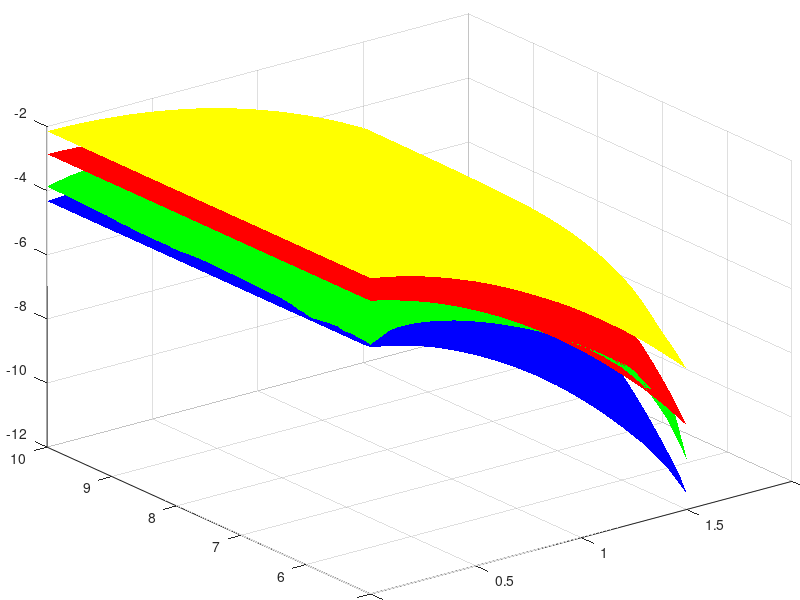

The MATLAB script that drew this image:
clc;clear;

%% load file
xy = csvread('./systemic_mesh.csv', 1, 0);
smc_no = csvread('./systemic_mesh_result_fntsmc_noobs.csv', 1, 0);
smc_o = csvread('./systemic_mesh_result_fntsmc_obs.csv', 1, 0);
rl_no = csvread('./systemic_mesh_result_rl_noobs.csv', 1, 0);
rl_o = csvread('./systemic_mesh_result_rl_obs.csv', 1, 0);

fx = xy(:, 1);
fy = xy(:, 5);

%% plot

set(gca, 'LooseInset', [0.01, 0.01, 0.01, 0.01]);
[x, y] = meshgrid(linspace(min(fx), max(fx), 50),linspace(min(fy), max(fy), 50));

% smc no obs
figure(1);
fz1 = smc_no(:, 1);
z = griddata(fx, fy, fz1, x, y);
mesh(x, y, z, 'facecolor', 'b', 'EdgeColor', 'none'); hold on;

% smc obs
fz2 = smc_o(:, 1);
z = griddata(fx, fy, fz2, x, y);
mesh(x, y, z,'facecolor','r', 'EdgeColor', 'none'); hold on;

% rl no obs
fz3 = rl_no(:, 1);
z = griddata(fx, fy, fz3, x, y);
mesh(x, y, z, 'facecolor', 'g', 'EdgeColor', 'none'); hold on;

% rl obs
fz4 = rl_o(:, 1);
z = griddata(fx, fy, fz4, x, y);
mesh(x, y, z, 'facecolor', 'yellow', 'EdgeColor', 'none'); hold on;

grid on;
% legend('smc-no', 'smc-obs', 'rl-no', 'rl-obs');
